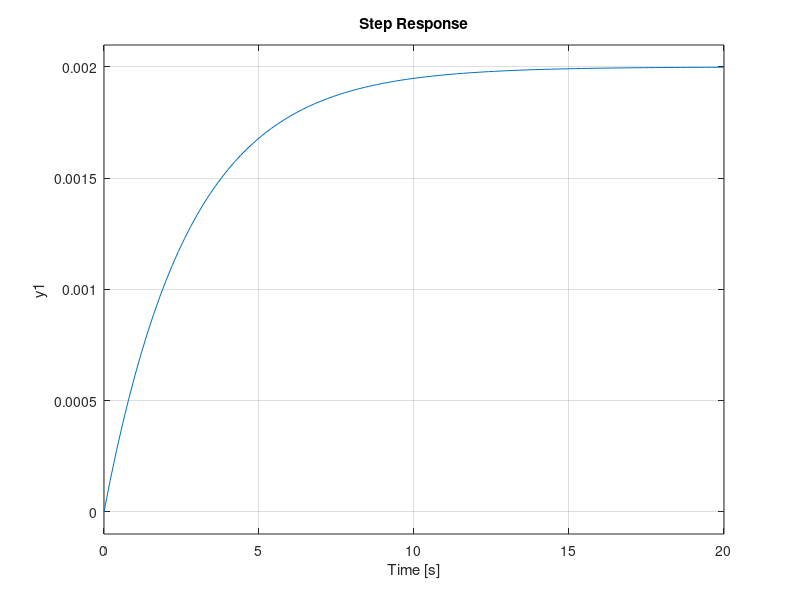
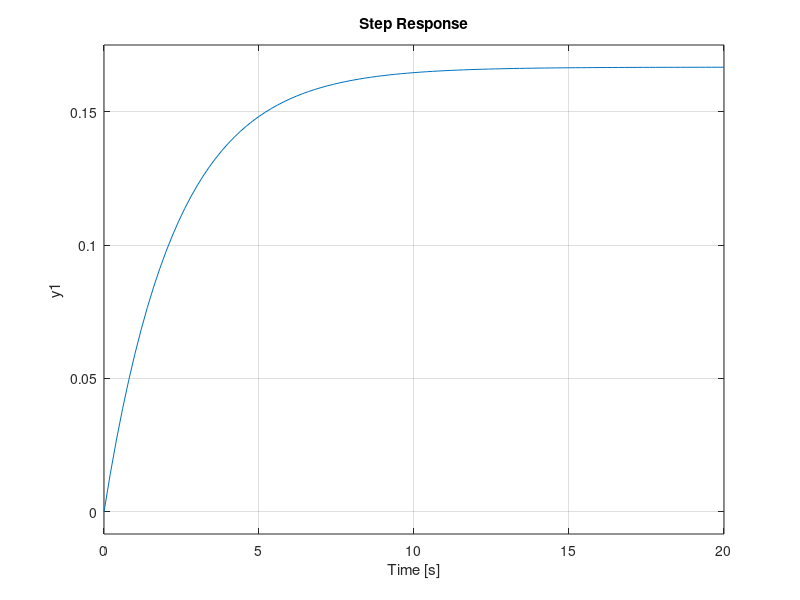
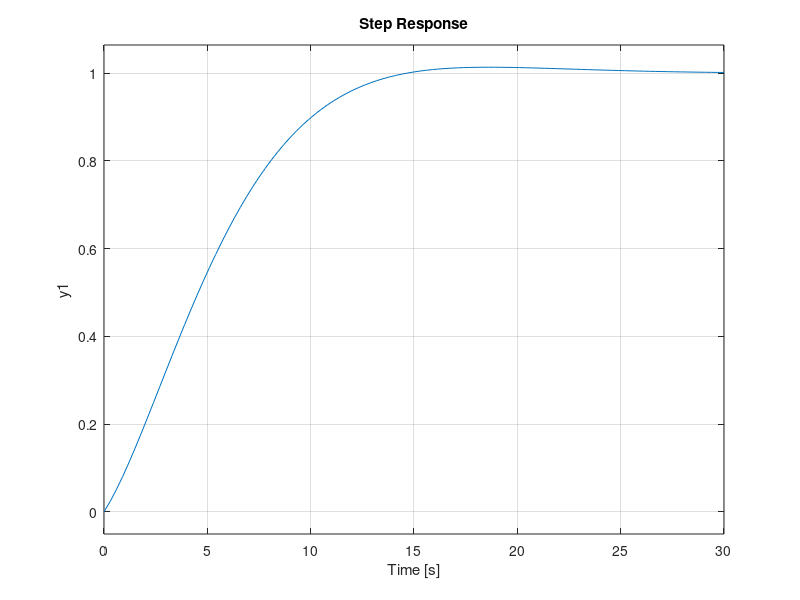

Here is the MATLAB script that generated these plots, in order:
function steady_state_error()
clc
close all

m = (3000/2.2);
c = 500;
%%%%%Open Loop
G = tf(1/m,[1 c/m])
figure()
step(G)


%%%%Closed Loop Proportional Control
kp = 100;
G_CL_kp = tf(kp/m,[1 (kp+c)/m])
figure()
step(G_CL_kp)

%%%%Closed Loop Integral Control
ki = 100;
G_CL_kp_ki = tf([kp ki],[m c+kp ki])
figure()
step(G_CL_kp_ki)
